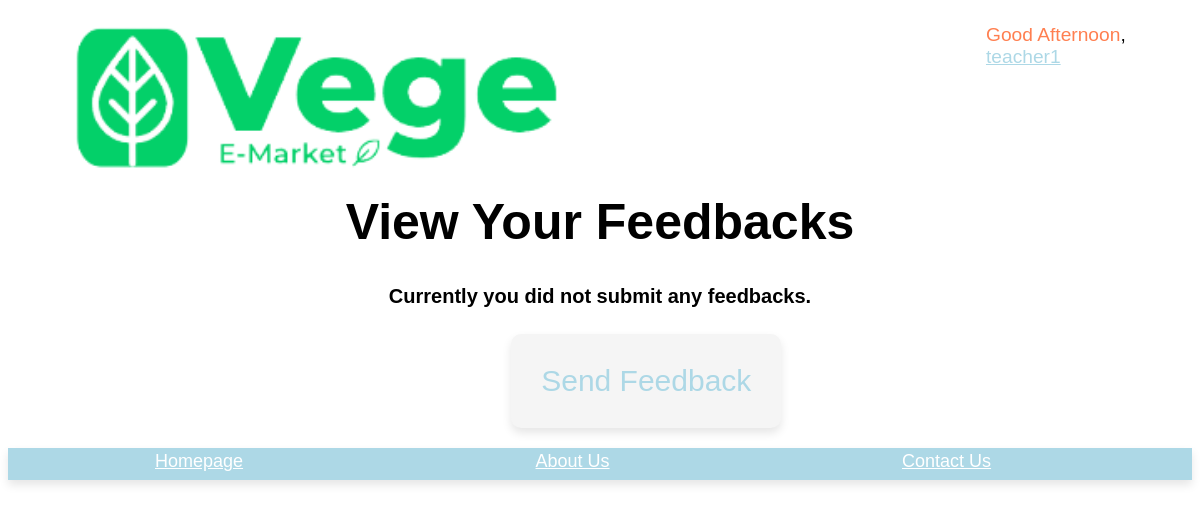
Page /teacher/teacher_feedback.php (signed in) on the earlier database version.
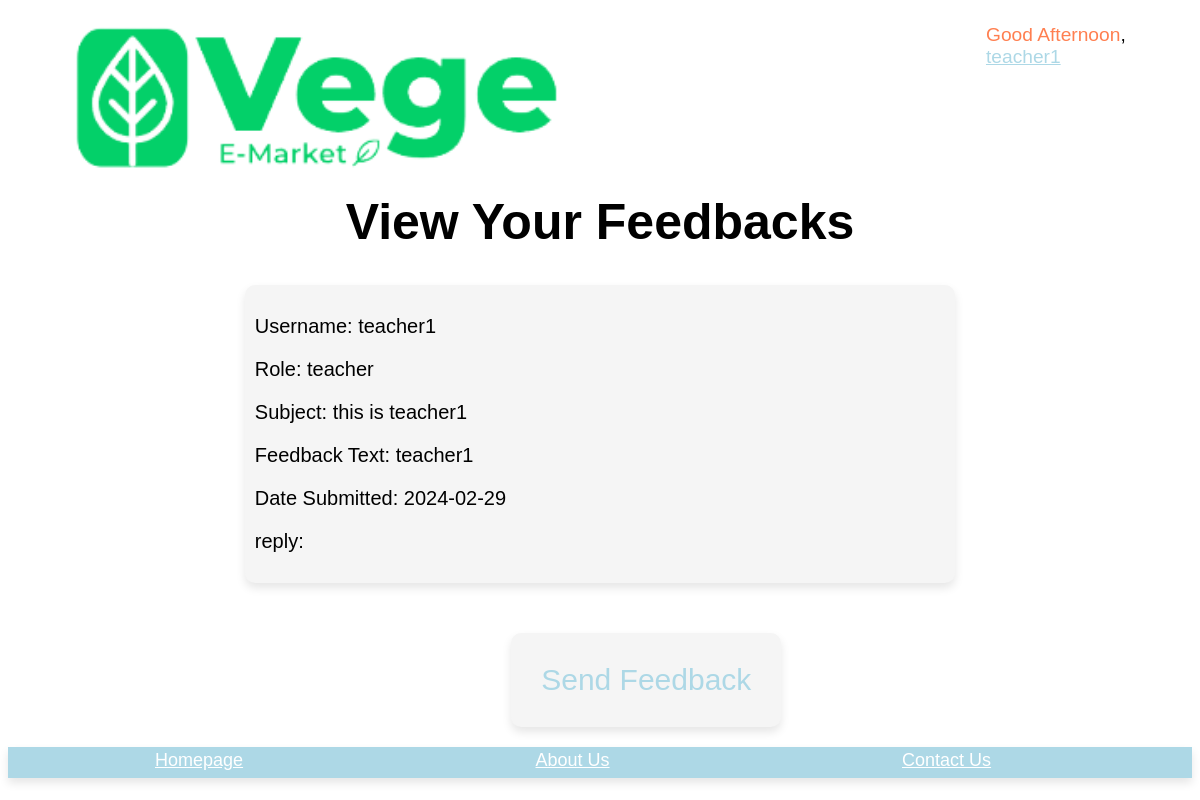
Same page on the later database version.
### tables this page shows
CREATE TABLE IF NOT EXISTS `feedback` (
  `feedbackID` varchar(100) NOT NULL,
  `userID` varchar(100) NOT NULL,
  `Feedback_Text` text NOT NULL,
  `subject` varchar(500) NOT NULL,
  `date_created` date NOT NULL,
  `reply` varchar(9999) NOT NULL,
  `role` varchar(255) NOT NULL,
  PRIMARY KEY (`feedbackID`),
  KEY `userID` (`userID`)
);

CREATE TABLE IF NOT EXISTS `user` (
  `userID` varchar(100) NOT NULL,
  `username` varchar(100) NOT NULL,
  `gender` varchar(10) NOT NULL,
  `email` varchar(100) NOT NULL,
  `phone` varchar(100) NOT NULL,
  `birthday` date NOT NULL,
  `password` varchar(100) NOT NULL,
  `AccStatus` varchar(100) NOT NULL,
  `role` varchar(10) NOT NULL,
  `Profile_Pic` varchar(255) NOT NULL,
  PRIMARY KEY (`userID`)
);

### teacher/teacher_feedback.php (the view, shortened to what this page needs)
<?php
include '../includes/header.php';
$currentUserID = $_SESSION['userID'];
$selectFeedbackQuery = "SELECT feedback.*, user.username, user.role FROM feedback
                        INNER JOIN user ON feedback.userID = user.userID
                        WHERE user.userID = '$currentUserID'";;
$feedbackResult = mysqli_query($conn, $selectFeedbackQuery);
?>
<!DOCTYPE html>
<html lang="en">
<head>
</head>
<body>
    <h1> View Your Feedbacks</h1>
    <?php
    if (mysqli_num_rows($feedbackResult) > 0) {
        while ($row = mysqli_fetch_assoc($feedbackResult)) {
            echo "<div class='feedback-container'>";
            echo "<div class='feedback-content'>";
            echo "<p>Username: {$row['username']}</p>";
            echo "<p>Role: {$row['role']}</p>";
            echo "<p>Subject: {$row['subject']}</p>";
            echo "<p>Feedback Text: {$row['Feedback_Text']}</p>";
            echo "<p>Date Submitted: {$row['date_created']}</p>";
            echo "<p>reply: {$row['reply']}</p>";
            echo "</div>";
            echo "</div>";
        }
    } else {
        echo "<h2>Currently you did not submit any feedbacks.</h2>";
    }
    ?>
    <div class='send-feedback'>
    <a type="button" value="Send Feedback" class="form-btn" href='./feedback.php'>Send Feedback</a>
    </div>
    </body>
    </html>
    <?php
    include '../includes/footer.php';
?>

Differences in the rows shown:
added feedback: userID.username "teacher1", userID.role "teacher", subject "this is teacher1", Feedback_Text "teacher1", date_created "2024-02-29"
Other differences:
text no longer shown: "Currently you did not submit any feedbacks."
